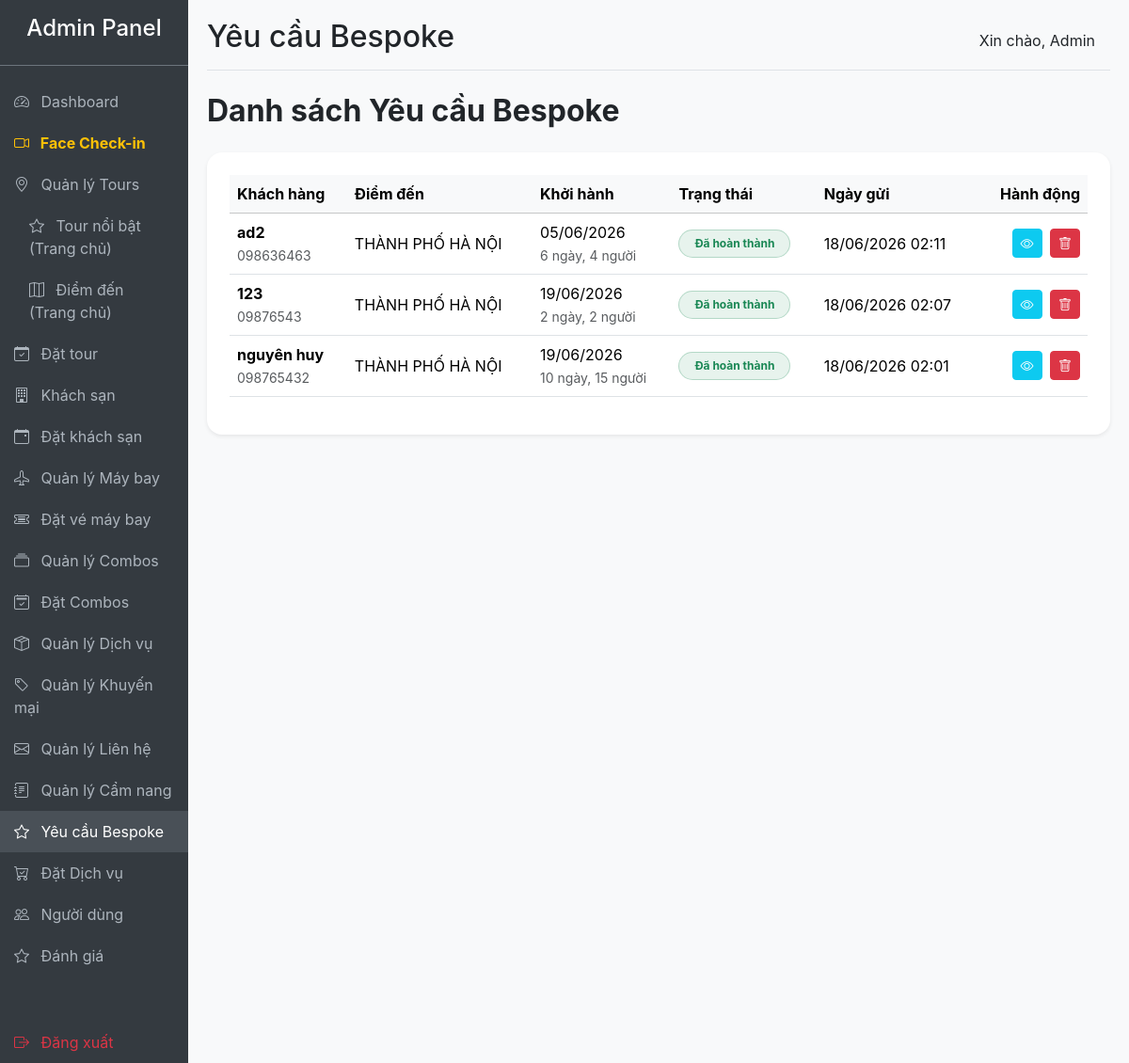
Screenshot of /travel-booking/admin/bespoke.php (signed in) with the database file from the repository.
### tables this page shows
CREATE TABLE `bespoke_requests` (
  `id` int(11) NOT NULL,
  `user_id` int(11) DEFAULT NULL,
  `name` varchar(255) NOT NULL,
  `phone` varchar(20) NOT NULL,
  `email` varchar(255) NOT NULL,
  `destination` varchar(255) NOT NULL,
  `start_date` date NOT NULL,
  `duration` int(11) NOT NULL,
  `pax` int(11) NOT NULL,
  `budget` varchar(255) NOT NULL,
  `requirements` text DEFAULT NULL,
  `status` enum('new','processing','completed') DEFAULT 'new',
  `admin_note` text DEFAULT NULL,
  `created_at` timestamp NOT NULL DEFAULT current_timestamp()
);

### travel-booking/admin/bespoke.php (the view, shortened to what this page needs)
<?php
require '../includes/db.php';
$sql = "SELECT * FROM bespoke_requests ORDER BY created_at DESC";
$result = mysqli_query($conn, $sql);
include 'includes/admin-header.php';
?>
<div class="d-flex justify-content-between align-items-center mb-4">
    <h2 class="mb-0 fw-bold">Danh sách Yêu cầu Bespoke</h2>
</div>
<div class="card border-0 shadow-sm rounded-4">
    <div class="card-body p-4">
        <div class="table-responsive">
            <table class="table table-hover align-middle">
                <thead class="table-light">
                    <tr>
                        <th>Khách hàng</th>
                        <th>Điểm đến</th>
                        <th>Khởi hành</th>
                        <th>Trạng thái</th>
                        <th>Ngày gửi</th>
                        <th class="text-end">Hành động</th>
                    </tr>
                </thead>
                <tbody>
                    <?php if (mysqli_num_rows($result) > 0): ?>
                        <?php while ($row = mysqli_fetch_assoc($result)): ?>
                            <tr>
                                <td>
                                    <div class="fw-bold"><?= htmlspecialchars($row['name']) ?></div>
                                    <small class="text-muted"><?= htmlspecialchars($row['phone']) ?></small>
                                </td>
                                <td><?= htmlspecialchars($row['destination']) ?></td>
                                <td>
                                    <?= date('d/m/Y', strtotime($row['start_date'])) ?>
                                    <br><small class="text-muted"><?= $row['duration'] ?> ngày, <?= $row['pax'] ?> người</small>
                                </td>
                                <td>
                                    <?php
                                    switch ($row['status']) {
                                        case 'completed':
                                            echo '<span class="badge bg-success bg-opacity-10 text-success border border-success border-opacity-25 rounded-pill px-3 py-2">Đã hoàn thành</span>';
                                            break;
                                    }
                                    ?>
                                </td>
                                <td><?= date('d/m/Y H:i', strtotime($row['created_at'])) ?></td>
                                <td class="text-end">
                                    <a href="view-bespoke.php?id=<?= $row['id'] ?>" class="btn btn-sm btn-info text-white me-1" title="Xem chi tiết"><i class="bi bi-eye"></i></a>
                                    <a href="bespoke.php?delete_id=<?= $row['id'] ?>" class="btn btn-sm btn-danger" onclick="return confirm('Bạn có chắc chắn muốn xóa yêu cầu này?');" title="Xóa"><i class="bi bi-trash"></i></a>
                                </td>
                            </tr>
                        <?php endwhile; ?>
                    <?php else: ?>
                        <tr>
                            <td colspan="6" class="text-center py-4 text-muted">Chưa có yêu cầu Bespoke nào.</td>
                        </tr>
                    <?php endif; ?>
                </tbody>
            </table>
        </div>
    </div>
</div>
<?php include 'includes/admin-footer.php'; ?>

### travel-booking/admin/includes/admin-header.php (style rules this page uses)
body { font-family: 'Inter', sans-serif; background-color: #f8f9fa; }

### rows the page displays
bespoke_requests: name "ad2", phone "098636463", destination "THÀNH PHỐ HÀ NỘI", start_date "05/06/2026", duration "6", pax "4", status "Đã hoàn thành", created_at "18/06/2026 02:11"
bespoke_requests: name "123", phone "09876543", destination "THÀNH PHỐ HÀ NỘI", start_date "19/06/2026", duration "2", pax "2", status "Đã hoàn thành", created_at "18/06/2026 02:07"
bespoke_requests: name "nguyên huy", phone "098765432", destination "THÀNH PHỐ HÀ NỘI", start_date "19/06/2026", duration "10", pax "15", status "Đã hoàn thành", created_at "18/06/2026 02:01"

### other values shown
$page_title "Yêu cầu Bespoke"
